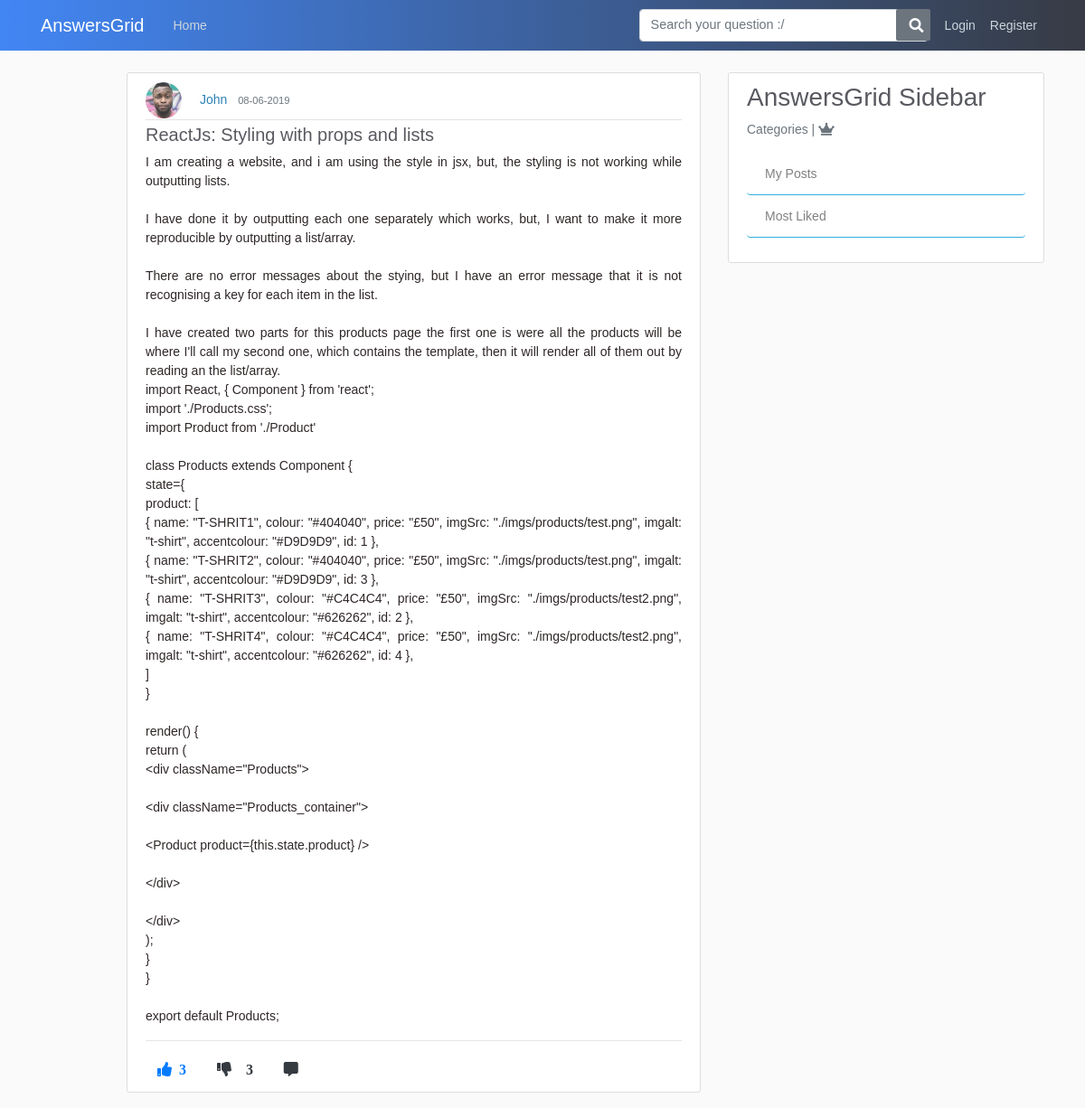
Page /post/8 on the earlier database version.
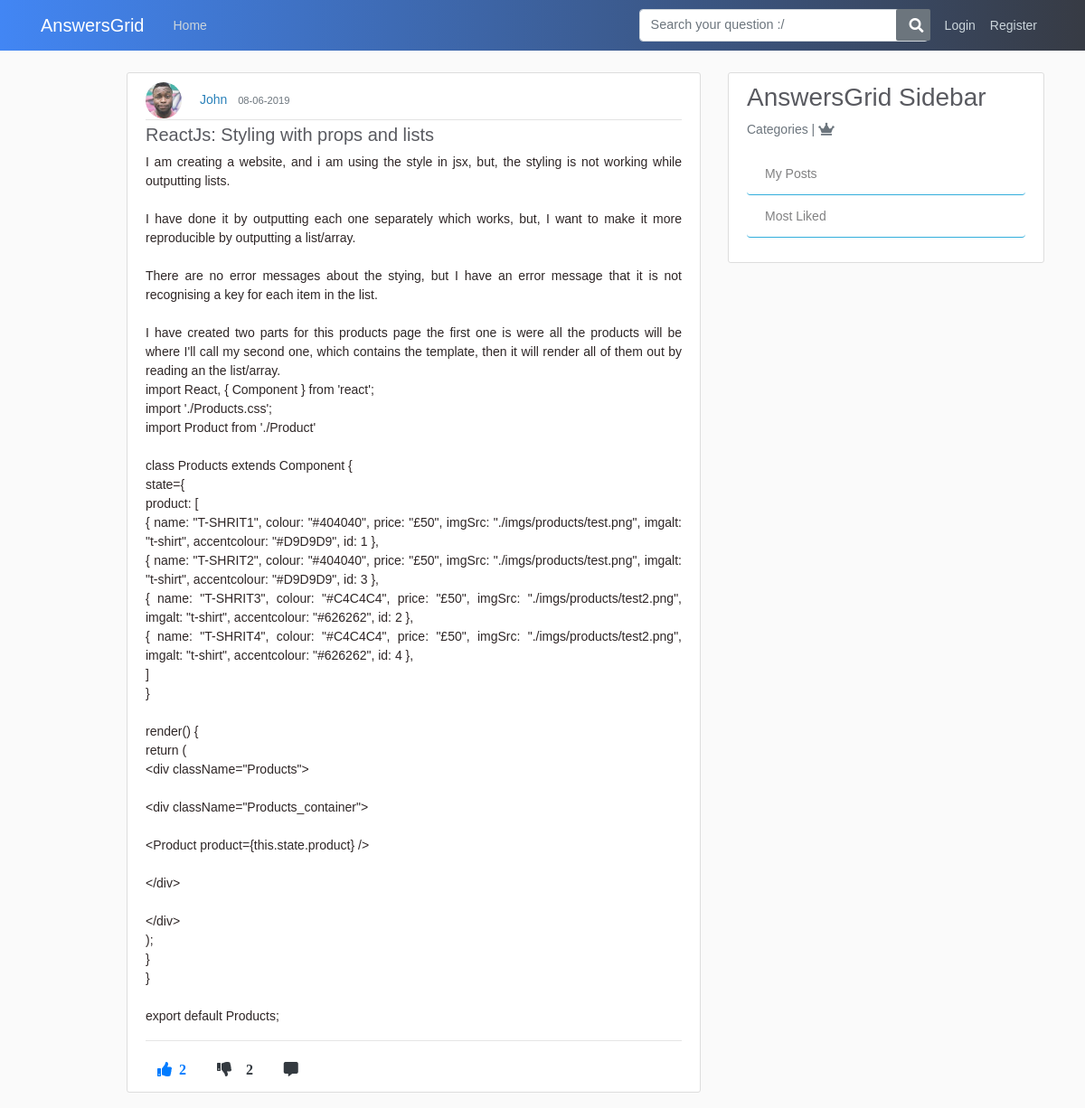
Same page on the later database version.
### application/models.py (models this page shows, shortened)
class Post(db.Model):
    id = db.Column(db.Integer, primary_key=True)
    title = db.Column(db.String(100), nullable=False)
    content = db.Column(db.Text, nullable=False)
    date_posted = db.Column(db.DateTime, nullable=False, default=datetime.utcnow)
    like_count = db.Column(db.Integer, nullable=False, default=0)
    dislike_count = db.Column(db.Integer, nullable=False, default=0)
    user_id = db.Column(db.Integer, db.ForeignKey('user.id'), nullable=False)
    comments = db.relationship('Comment', backref='commentOnPost', lazy=True)
    answers = db.relationship('Answer', backref='answerOnPost', lazy=True)
    favourites = db.relationship('Favourite', backref='favour_post', lazy=True)

### application/routes.py (the view)
@app.route("/post/<int:post_id>", methods=['GET', 'POST'])
def post(post_id):
    post = Post.query.get_or_404(post_id)
    return render_template('post.html',title=post.title,post=post)

### application/templates/post.html (shortened to what this page needs)
{% extends "layout.html" %}
{% block content %}
    <article class="media content-section">
      <div class="media-body">
        <div class="article-metadata">
          <img class="rounded-circle article-img" src="{{ url_for('static', filename='profile_pics/' + post.author.image_file) }}">
          <a class="mr-2" href="{{ url_for('user_posts', username=post.author.username) }}">{{ post.author.username }}</a>
          <small class="text-muted">{{ post.date_posted.strftime('%d-%m-%Y') }}</small>
        </div>
        <h5 class="article-title text-justify">{{ post.title }}</h5>
        <p class="article-content text-justify">{{ post.content }}</p>
        <p><a class="article-content text-justify" href="#">{{ post.tags }}</a></p><hr>
        {%  if current_user.is_authenticated %}
        <a href="{{ url_for('upvote', post_id=post.id, user_id=current_user.id) }}"><i class="fas fa-thumbs-up mr-1 btn text-primary upvote"><span class="ml-2 likes-count">{{ post.like_count }}</span></i></a>
        <a href="{{ url_for('downvote', post_id=post.id, user_id=current_user.id) }}"><i class="fas fa-thumbs-down mr-1 btn text-dark"><span id="demo" class="ml-3">{{ post.dislike_count }}</i></a>
        <a href="{{url_for('comment_post', post_id=post.id)}}"><i class="fas fa-comment-alt mr-1 btn text-dark"></i></a>
        <a href="https://twitter.com/share?ref_src=twsrc%5Etfw" class="twitter-share-button" data-show-count="false"></a>
        {% else %}
        <a href="#"><i class="fas fa-thumbs-up mr-1 btn text-primary upvote"><span class="ml-2 likes-count">{{ post.like_count }}</span></i></a>
        <a href="#"><i class="fas fa-thumbs-down mr-1 btn text-dark"><span id="demo" class="ml-3">{{ post.like_count }}</i></a>
        <a href="{{url_for('comment_post', post_id=post.id)}}"><i class="fas fa-comment-alt mr-1 btn text-dark"></i></a>
      {% endif %}
      </div>
    </article>
{% endblock content %}

Differences in the rows shown:
changed Post "ReactJs: Styling with props and lists": like_count "3" → "2"
